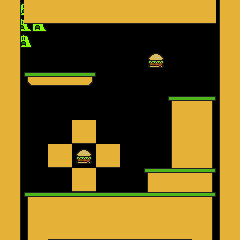

The image is a tile-based game level rendered from a .tmx file. Its description and complete source (layers, tilesets, objects, tile grids) follow:
An orthogonal 10x10 tile map with 24x24 px tiles, 1 tile layer (Tile Layer 1), 2 tilesets, 1 image layer and 3 objects.

<map version="1.0" orientation="orthogonal" renderorder="right-down" width="10" height="10" tilewidth="24" tileheight="24" nextobjectid="7">
 <tileset firstgid="1" name="tileset a" tilewidth="24" tileheight="24" tilecount="12">
  <image source="../assets/images/tileset-a.png" width="72" height="96" />
 </tileset>
 <tileset firstgid="13" name="pickups" tilewidth="16" tileheight="16" tilecount="4">
  <tileoffset x="4" y="-4" />
  <image source="../assets/images/pickups.png" width="32" height="32" />
 </tileset>
 <imagelayer name="Background">
  <image source="../assets/images/slime.png" />
 </imagelayer>
 <layer name="Tile Layer 1" width="10" height="10">
  <data encoding="csv">
10,8,8,8,8,8,8,8,8,6,
10,0,0,0,0,0,0,0,0,6,
10,0,0,0,0,0,14,0,0,6,
10,1,2,3,0,0,0,0,0,6,
10,0,0,0,0,0,0,5,12,6,
10,0,0,8,0,0,0,6,10,6,
10,0,8,14,8,0,0,6,10,6,
10,0,0,8,0,0,5,11,12,6,
10,5,11,11,11,11,11,11,12,6,
10,6,8,8,8,8,8,8,10,6
</data>
 </layer>
 <objectgroup name="Colliders">
  <properties>
   <property name="collidable" value="true" />
  </properties>
  <object id="2" x="0" y="192" width="240" height="24">
   <properties>
    <property name="collidable" value="true" />
   </properties>
  </object>
  <object id="3" x="144" y="168" width="72" height="24">
   <properties>
    <property name="collidable" value="true" />
   </properties>
  </object>
  <object id="6" x="24" y="72" width="72" height="24">
   <properties>
    <property name="collidable" value="true" />
   </properties>
  </object>
 </objectgroup>
</map>